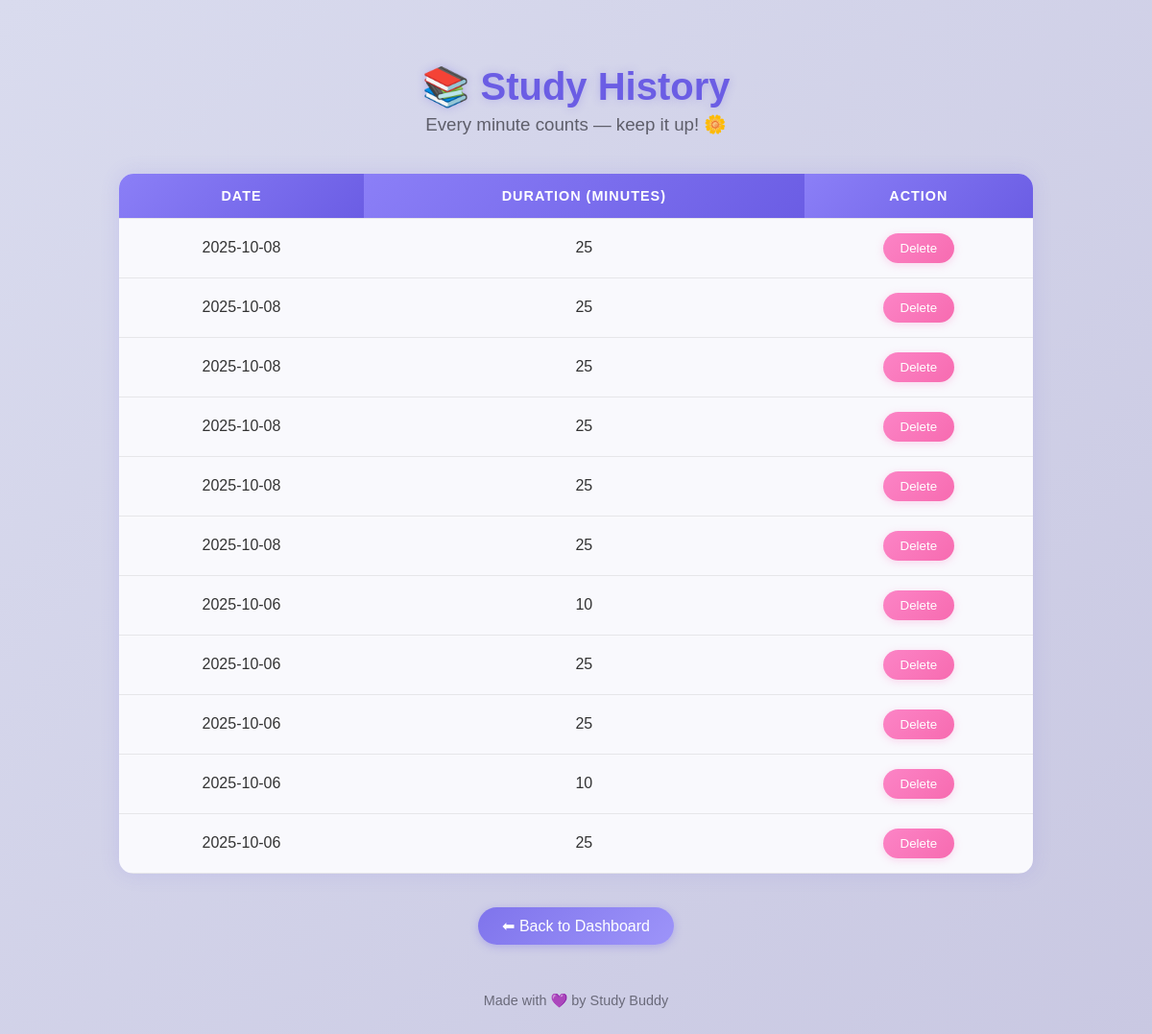
The app's page /history (signed in) with its own data.
### app.py (models this page shows, shortened)
class StudyLog(db.Model):
    id = db.Column(db.Integer, primary_key=True)
    user_id = db.Column(db.Integer, db.ForeignKey('user.id'), nullable=False)
    date = db.Column(db.Date, default=date.today)
    duration = db.Column(db.Integer)  # minutes

### app.py (the view)
@app.route('/history')
def history():
    if 'user_id' not in session:
        flash("Please login first!")
        return redirect(url_for('login'))
    user_id = session['user_id']
    sessions = StudyLog.query.filter_by(user_id=user_id).order_by(StudyLog.date.desc()).all()
    return render_template('history.html', sessions=sessions)

### templates/history.html (shortened to what this page needs)
{% extends "base.html" %}
{% block content %}
<!DOCTYPE html>
<html lang="en">
<head>
</head>
<body>
    <h1>📚 Study History</h1>
    <h3>Every minute counts — keep it up! 🌼</h3>
    <table>
        <tr>
            <th>Date</th>
            <th>Duration (minutes)</th>
            <th>Action</th>
        </tr>
        {% for s in sessions %}
        <tr>
            <td>{{ s.date }}</td>
            <td>{{ s.duration }}</td>
            <td>
                <a href="{{ url_for('delete_session', id=s.id) }}">
                    <button class="button">Delete</button>
                </a>
            </td>
        </tr>
        {% endfor %}
    </table>
    <a href="{{ url_for('index') }}" class="back-btn">⬅ Back to Dashboard</a>
    <footer>Made with 💜 by Study Buddy</footer>
</body>
</html>
{% endblock %}

### templates/base.html (shortened to what this page needs)
<!DOCTYPE html>
<html lang="en">
<head>
</head>
<body>
    {% block content %}{% endblock %}
</body>
</html>

### templates/history.html (style rules this page uses)
body { font-family: 'Poppins', sans-serif; background: linear-gradient(135deg, #f3f4f6, #dce1f0); background: linear-gradient(135deg, #d9dbee, #c9c8e2); color: #2e2e3a; margin: 0; padding: 40px; text-align: center; }
h1 { font-size: 2.5rem; color: #6b5de4; margin-bottom: 15px; text-shadow: 0 0 10px rgba(107, 93, 228, 0.3); }
h3 { color: #5e5e6a; font-weight: 400; margin-top: -10px; margin-bottom: 40px; }
table { width: 85%; margin: 0 auto; border-collapse: collapse; background: #f9f9fd; border-radius: 15px; overflow: hidden; box-shadow: 0 0 20px rgba(107, 93, 228, 0.15); }
th, td { padding: 15px; border-bottom: 1px solid rgba(0, 0, 0, 0.08); }
th { background: linear-gradient(135deg, #8b7ff7, #6b5de4); color: #fff; text-transform: uppercase; font-size: 0.9rem; letter-spacing: 1px; }
td { color: #333; font-weight: 500; }
.button { background: linear-gradient(135deg, #fc84c6, #f76bb0); border: none; color: white; padding: 8px 18px; border-radius: 25px; cursor: pointer; font-weight: 500; box-shadow: 0 2px 8px rgba(252, 132, 198, 0.3); transition: all 0.3s ease; }
.back-btn { margin-top: 35px; display: inline-block; padding: 10px 25px; border-radius: 25px; background: linear-gradient(135deg, #7f74ec, #9d94f9); color: #fff; text-decoration: none; font-weight: 500; box-shadow: 0 2px 8px rgba(127, 116, 236, 0.4); transition: 0.3s; }
footer { margin-top: 50px; color: #6a6a7a; font-size: 0.9rem; }

### records on screen
StudyLog: date "2025-10-08", duration "25"
StudyLog: date "2025-10-08", duration "25"
StudyLog: date "2025-10-08", duration "25"
StudyLog: date "2025-10-08", duration "25"
StudyLog: date "2025-10-08", duration "25"
StudyLog: date "2025-10-08", duration "25"
StudyLog: date "2025-10-06", duration "10"
StudyLog: date "2025-10-06", duration "25"
StudyLog: date "2025-10-06", duration "25"
StudyLog: date "2025-10-06", duration "10"
StudyLog: date "2025-10-06", duration "25"
